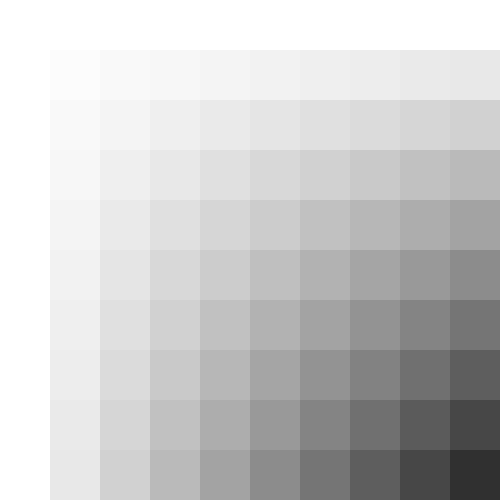
Frame 1 (no input)
Frame 60 (the mouse pressed at the canvas centre just before this capture): identical to frame 1, image omitted
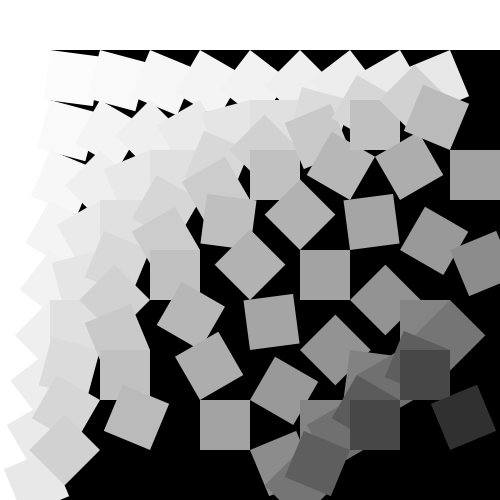
Frame 120 (the mouse held since frame 60 and released just before this capture)

The Processing sketch that drew these frames (run headless with seeded random() and noise(); from frame 60 on, the mouse is pressed at the canvas centre):

// Processing sketch: rotatingRectangles
// ── rotatingRectangles.pde
int numX = 10;
int numY = 10;
float sizeW;
float sizeH;

void setup() {
  size(500, 500);
  //size(1080, 1920);

  sizeW = width/numX;
  sizeH = height/numY;
  noStroke();
}

void draw() {
  background(0);
  float time = float(millis())/1000;
  for (int x = 0; x < numX; x++) {
    for (int y = 0; y < numY; y++) {
      pushMatrix();
      translate(sizeW*x, sizeH*y);
      fill(map(x*y, 0, 100, 255, 0));
      rotate(radians(map(x*y, 0, 100, 0, mouseX*3)));
      //rotate(radians(map(sin(x*y*0.01+time), -1, 1, 0, 1000)));
      rect(0, 0, sizeW, sizeH);
      popMatrix();
    }
  }
}
